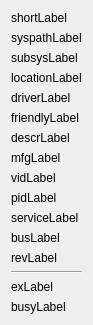
<?xml version="1.0" encoding="UTF-8"?>
<ui version="4.0">
 <class>InfoWidget</class>
 <widget class="QWidget" name="InfoWidget">
  <property name="geometry">
   <rect>
    <x>0</x>
    <y>0</y>
    <width>81</width>
    <height>306</height>
   </rect>
  </property>
  <property name="windowTitle">
   <string>Form</string>
  </property>
  <layout class="QVBoxLayout" name="verticalLayout">
   <item>
    <widget class="QLabel" name="shortLabel">
     <property name="text">
      <string>shortLabel</string>
     </property>
    </widget>
   </item>
   <item>
    <widget class="QLabel" name="syspathLabel">
     <property name="text">
      <string>syspathLabel</string>
     </property>
    </widget>
   </item>
   <item>
    <widget class="QLabel" name="subsysLabel">
     <property name="text">
      <string>subsysLabel</string>
     </property>
    </widget>
   </item>
   <item>
    <widget class="QLabel" name="locationLabel">
     <property name="text">
      <string>locationLabel</string>
     </property>
    </widget>
   </item>
   <item>
    <widget class="QLabel" name="driverLabel">
     <property name="text">
      <string>driverLabel</string>
     </property>
    </widget>
   </item>
   <item>
    <widget class="QLabel" name="friendlyLabel">
     <property name="text">
      <string>friendlyLabel</string>
     </property>
    </widget>
   </item>
   <item>
    <widget class="QLabel" name="descrLabel">
     <property name="text">
      <string>descrLabel</string>
     </property>
    </widget>
   </item>
   <item>
    <widget class="QLabel" name="mfgLabel">
     <property name="text">
      <string>mfgLabel</string>
     </property>
    </widget>
   </item>
   <item>
    <widget class="QLabel" name="vidLabel">
     <property name="text">
      <string>vidLabel</string>
     </property>
    </widget>
   </item>
   <item>
    <widget class="QLabel" name="pidLabel">
     <property name="text">
      <string>pidLabel</string>
     </property>
    </widget>
   </item>
   <item>
    <widget class="QLabel" name="serviceLabel">
     <property name="text">
      <string>serviceLabel</string>
     </property>
    </widget>
   </item>
   <item>
    <widget class="QLabel" name="busLabel">
     <property name="text">
      <string>busLabel</string>
     </property>
    </widget>
   </item>
   <item>
    <widget class="QLabel" name="revLabel">
     <property name="text">
      <string>revLabel</string>
     </property>
    </widget>
   </item>
   <item>
    <widget class="Line" name="line">
     <property name="orientation">
      <enum>Qt::Horizontal</enum>
     </property>
    </widget>
   </item>
   <item>
    <widget class="QLabel" name="exLabel">
     <property name="text">
      <string>exLabel</string>
     </property>
    </widget>
   </item>
   <item>
    <widget class="QLabel" name="busyLabel">
     <property name="text">
      <string>busyLabel</string>
     </property>
    </widget>
   </item>
  </layout>
 </widget>
 <resources/>
 <connections/>
</ui>
